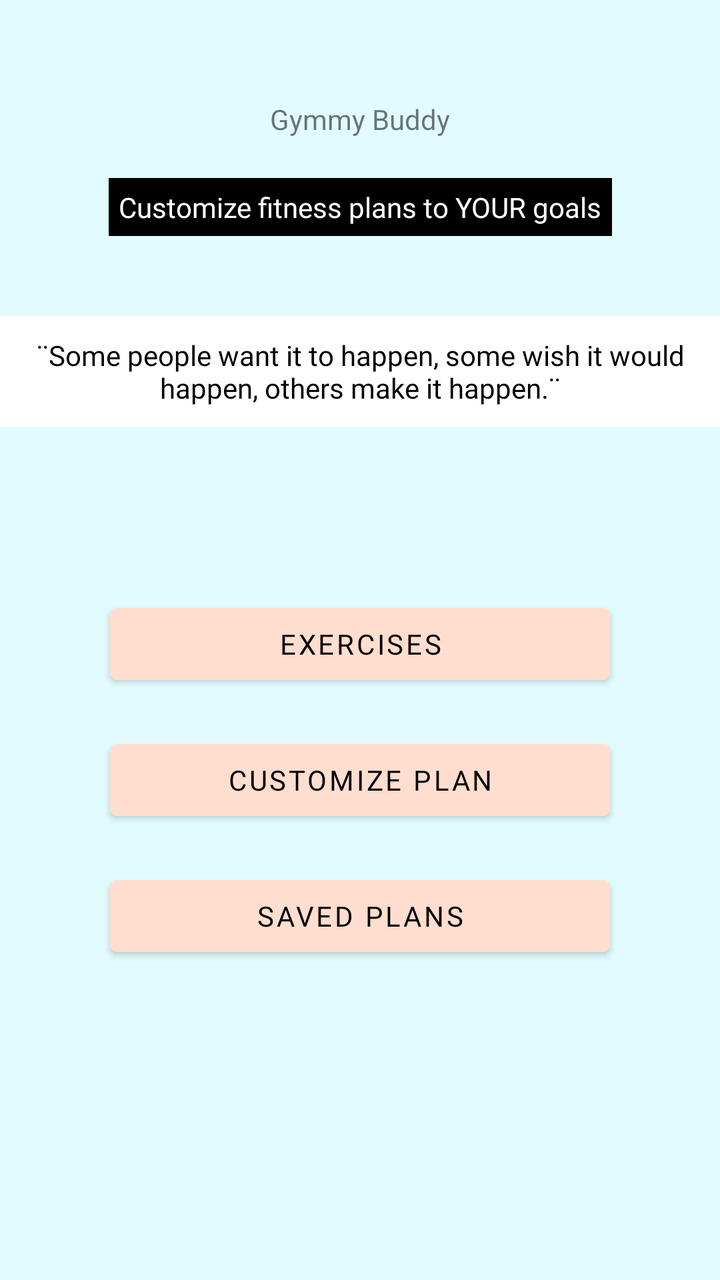
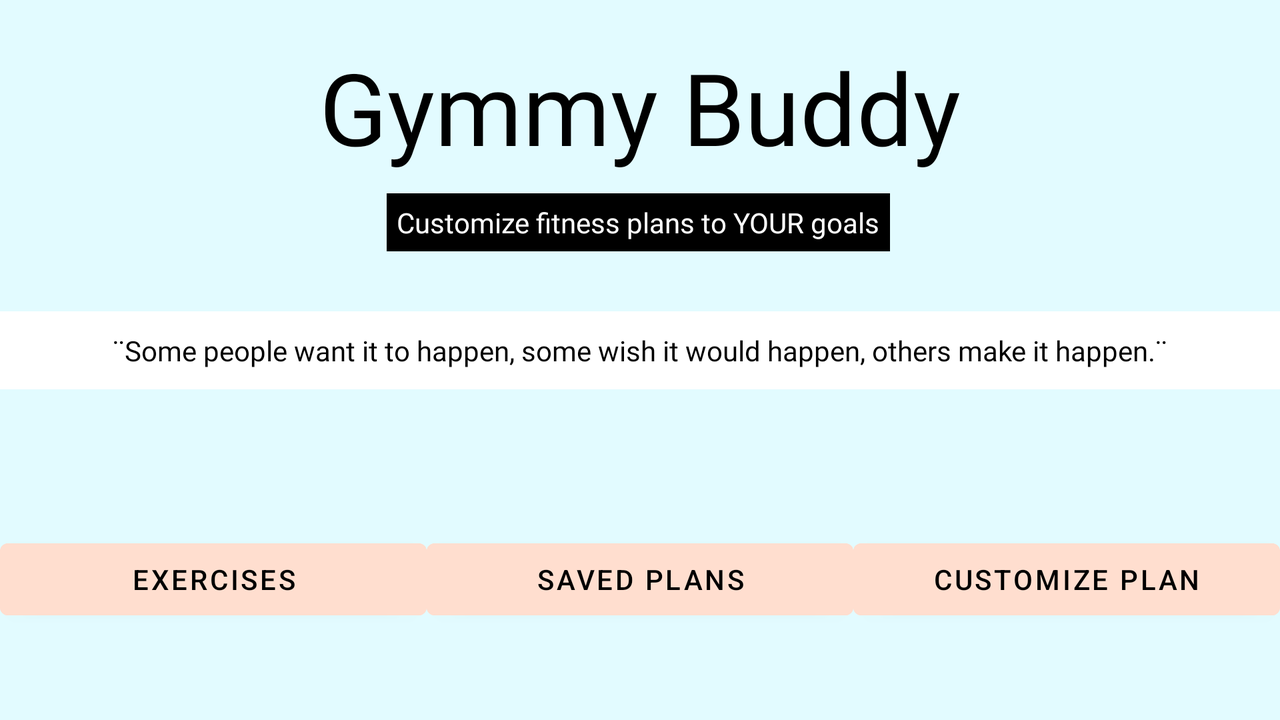

Compare how this app lays out the same screen by default and in its alternative resource folder. The renders come first, then the two layout files and the values they reference.
<!-- AndroidManifest.xml: application theme Theme.GymmyBuddy -->
<!-- res/layout/activity_main.xml -->
<?xml version="1.0" encoding="utf-8"?>
<androidx.constraintlayout.widget.ConstraintLayout xmlns:android="http://schemas.android.com/apk/res/android"
    xmlns:app="http://schemas.android.com/apk/res-auto"
    xmlns:tools="http://schemas.android.com/tools"
    android:id="@+id/main_layout"
    android:layout_width="match_parent"
    android:layout_height="match_parent"
    android:background="@color/pastel_blue"
    android:theme="@style/Theme.GymmyBuddy"
    tools:context=".MainActivity">

    <TextView
        android:id="@+id/text_app_name"
        android:layout_width="wrap_content"
        android:layout_height="wrap_content"
        android:layout_marginTop="50dp"
        android:text="@string/app_name"
        android:theme="@style/LargeText"
        app:layout_constraintEnd_toEndOf="parent"
        app:layout_constraintStart_toStartOf="parent"
        app:layout_constraintTop_toTopOf="parent" />

    <TextView
        android:id="@+id/text_quote"
        android:layout_width="wrap_content"
        android:layout_height="wrap_content"
        android:layout_marginTop="40dp"
        android:background="@color/white"
        android:fontFamily="@font/convergence"
        android:paddingLeft="10dp"
        android:paddingTop="10dp"
        android:paddingRight="10dp"
        android:paddingBottom="10dp"
        android:text="@string/quote"
        android:textAlignment="center"
        android:textColor="@color/black"
        app:layout_constraintEnd_toEndOf="parent"
        app:layout_constraintHorizontal_bias="0.0"
        app:layout_constraintStart_toStartOf="parent"
        app:layout_constraintTop_toBottomOf="@+id/text_app_overview" />

    <Button
        android:id="@+id/button_exercises"
        android:layout_width="250dp"
        android:layout_height="wrap_content"
        android:layout_marginTop="180dp"
        android:backgroundTint="@color/pastel_pink"
        android:fontFamily="@font/chelsea_market"
        android:text="@string/exercises"
        android:textColor="@color/black"
        app:layout_constraintEnd_toEndOf="parent"
        app:layout_constraintStart_toStartOf="parent"
        app:layout_constraintTop_toBottomOf="@+id/text_app_overview" />

    <Button
        android:id="@+id/button_customize_plan"
        android:layout_width="250dp"
        android:layout_height="wrap_content"
        android:layout_marginTop="20dp"
        android:backgroundTint="@color/pastel_pink"
        android:fontFamily="@font/chelsea_market"
        android:text="@string/customize_plan"
        android:textColor="@color/black"
        app:layout_constraintEnd_toEndOf="parent"
        app:layout_constraintStart_toStartOf="parent"
        app:layout_constraintTop_toBottomOf="@+id/button_exercises" />

    <Button
        android:id="@+id/button_saved_plans"
        android:layout_width="250dp"
        android:layout_height="wrap_content"
        android:layout_marginTop="20dp"
        android:backgroundTint="@color/pastel_pink"
        android:fontFamily="@font/chelsea_market"
        android:text="@string/saved_plans"
        android:textColor="@color/black"
        app:layout_constraintEnd_toEndOf="parent"
        app:layout_constraintStart_toStartOf="parent"
        app:layout_constraintTop_toBottomOf="@+id/button_customize_plan" />

    <TextView
        android:id="@+id/text_app_overview"
        android:layout_width="wrap_content"
        android:layout_height="wrap_content"
        android:layout_marginTop="20dp"
        android:background="@color/black"
        android:fontFamily="@font/chelsea_market"
        android:paddingLeft="5dp"
        android:paddingTop="5dp"
        android:paddingRight="5dp"
        android:paddingBottom="5dp"
        android:text="@string/app_overview"
        android:textColor="@color/white"
        app:layout_constraintEnd_toEndOf="parent"
        app:layout_constraintStart_toStartOf="parent"
        app:layout_constraintTop_toBottomOf="@+id/text_app_name" />
</androidx.constraintlayout.widget.ConstraintLayout>
<!-- resources referenced by this layout -->
<resources>
  <color name="black">#FF000000</color>
  <color name="pastel_blue">#FFE2FBFF</color>
  <color name="pastel_pink">#FFDECF</color>
  <color name="white">#FFFFFFFF</color>
  <string name="app_name">Gymmy Buddy</string>
  <string name="app_overview">Customize fitness plans to YOUR goals</string>
  <string name="customize_plan">Customize Plan</string>
  <string name="exercises">Exercises</string>
  <string name="quote">¨Some people want it to happen, some wish it would happen, others make it happen.¨</string>
  <string name="saved_plans">Saved Plans</string>
  <style name="Theme.GymmyBuddy" parent="Theme.MaterialComponents.DayNight.NoActionBar">
          
          <item name="colorPrimary">@color/purple_500</item>
          <item name="colorPrimaryVariant">@color/purple_700</item>
          <item name="colorOnPrimary">@color/white</item>
          
          <item name="colorSecondary">@color/teal_200</item>
          <item name="colorSecondaryVariant">@color/teal_700</item>
          <item name="colorOnSecondary">@color/black</item>
          
          <item name="android:statusBarColor" tools:targetApi="l">?attr/colorPrimaryVariant</item>
          
      </style>
  <color name="purple_500">#FF6200EE</color>
  <color name="purple_700">#FF3700B3</color>
  <color name="teal_200">#FF03DAC5</color>
  <color name="teal_700">#FF018786</color>
</resources>
<!-- res/layout-land/activity_main.xml (the repository's variant of the layout above) -->
<!-- drawn on the phone turned sideways -->
<?xml version="1.0" encoding="utf-8"?>
<androidx.constraintlayout.widget.ConstraintLayout xmlns:android="http://schemas.android.com/apk/res/android"
    xmlns:app="http://schemas.android.com/apk/res-auto"
    xmlns:tools="http://schemas.android.com/tools"
    android:id="@+id/main_layout"
    android:layout_width="match_parent"
    android:layout_height="match_parent"
    android:background="@color/pastel_blue">

    <TextView
        android:id="@+id/text_app_name2"
        android:layout_width="wrap_content"
        android:layout_height="wrap_content"
        android:layout_marginTop="20dp"
        android:fontFamily="@font/chelsea_market"
        android:text="@string/app_name"
        android:textColor="@color/black"
        android:textSize="50sp"
        app:layout_constraintEnd_toEndOf="parent"
        app:layout_constraintStart_toStartOf="parent"
        app:layout_constraintTop_toTopOf="parent" />

    <TextView
        android:id="@+id/text_quote2"
        android:layout_width="0dp"
        android:layout_height="wrap_content"
        android:layout_marginTop="30dp"
        android:background="@color/white"
        android:fontFamily="@font/convergence"
        android:paddingLeft="10dp"
        android:paddingTop="10dp"
        android:paddingRight="10dp"
        android:paddingBottom="10dp"
        android:text="@string/quote"
        android:textAlignment="center"
        android:textColor="@color/black"
        app:layout_constraintEnd_toEndOf="parent"
        app:layout_constraintHorizontal_bias="0.5"
        app:layout_constraintStart_toStartOf="parent"
        app:layout_constraintTop_toBottomOf="@+id/text_app_overview2" />

    <Button
        android:id="@+id/button_exercises2"
        android:layout_width="0dp"
        android:layout_height="wrap_content"
        android:layout_marginTop="110dp"
        android:backgroundTint="@color/pastel_pink"
        android:text="@string/exercises"
        android:textColor="@color/black"
        app:layout_constraintEnd_toStartOf="@+id/button_saved_plans2"
        app:layout_constraintHorizontal_bias="0.5"
        app:layout_constraintStart_toStartOf="parent"
        app:layout_constraintTop_toTopOf="@+id/text_quote2" />

    <Button
        android:id="@+id/button_customize_plan2"
        android:layout_width="0dp"
        android:layout_height="wrap_content"
        android:backgroundTint="@color/pastel_pink"
        android:text="@string/customize_plan"
        android:textColor="@color/black"
        app:layout_constraintBottom_toBottomOf="@+id/button_saved_plans2"
        app:layout_constraintEnd_toEndOf="parent"
        app:layout_constraintHorizontal_bias="0.5"
        app:layout_constraintStart_toEndOf="@+id/button_saved_plans2"
        app:layout_constraintTop_toTopOf="@+id/button_saved_plans2" />

    <Button
        android:id="@+id/button_saved_plans2"
        android:layout_width="0dp"
        android:layout_height="wrap_content"
        android:backgroundTint="@color/pastel_pink"
        android:text="@string/saved_plans"
        android:textColor="@color/black"
        app:layout_constraintBottom_toBottomOf="@+id/button_exercises2"
        app:layout_constraintEnd_toStartOf="@+id/button_customize_plan2"
        app:layout_constraintHorizontal_bias="0.5"
        app:layout_constraintStart_toEndOf="@+id/button_exercises2"
        app:layout_constraintTop_toTopOf="@+id/button_exercises2" />

    <TextView
        android:id="@+id/text_app_overview2"
        android:layout_width="wrap_content"
        android:layout_height="wrap_content"
        android:layout_marginTop="10dp"
        android:background="@color/black"
        android:fontFamily="@font/chelsea_market"
        android:paddingLeft="5dp"
        android:paddingTop="5dp"
        android:paddingRight="5dp"
        android:paddingBottom="5dp"
        android:text="@string/app_overview"
        android:textColor="@color/white"
        app:layout_constraintEnd_toEndOf="parent"
        app:layout_constraintHorizontal_bias="0.498"
        app:layout_constraintStart_toStartOf="parent"
        app:layout_constraintTop_toBottomOf="@+id/text_app_name2" />
</androidx.constraintlayout.widget.ConstraintLayout>
